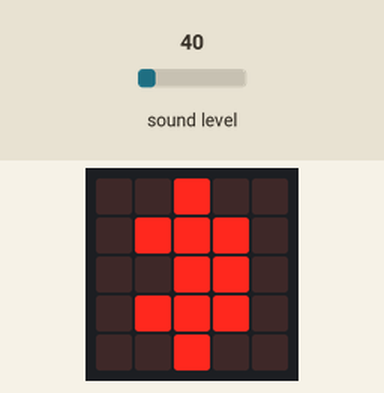
Simulated run of this program. Board: BBC micro:bit (MakeCode). Shown: the board's 5×5 LED display. The inputs (shaded band) are chosen by the test bench; at power-on: sound level 40. Random numbers come from a fixed seed.

Above: at 1.66 s.
1.7 s: sound level set to 76
4.0 s: sound level set to 85
At 4.4 s:
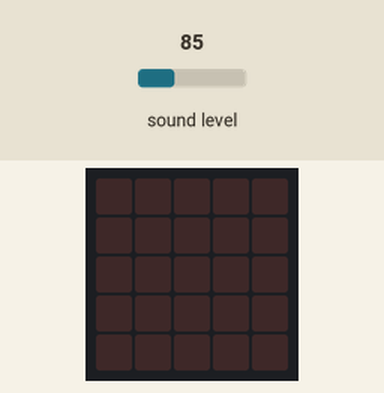
7.0 s: sound level set to 5
At 8.73 s:
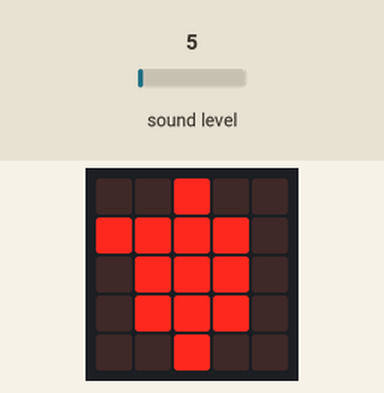
10.0 s: sound level set to 128
At 11.24 s:
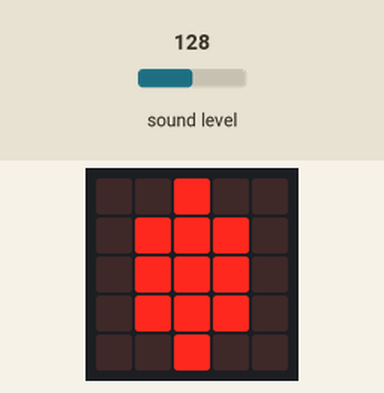
13.0 s: sound level set to 64
At 14.05 s:
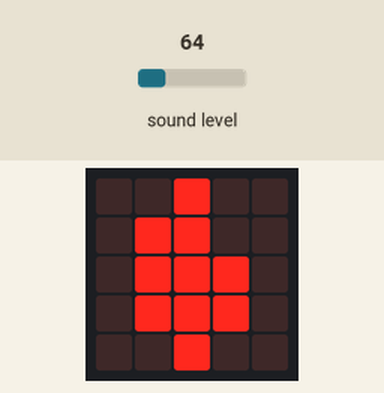

The program:

main.ts
```typescript
let y = 0
let x = 0
basic.showLeds(`
    . . # . .
    . # # # .
    . # # # .
    . # # # .
    . . # . .
    `)
basic.forever(function () {
    x = randint(0, 4)
    y = randint(0, 2)
    led.toggle(x, y)
    basic.pause(100)
    led.toggle(x, y)
    if (input.soundLevel() > 80) {
        basic.clearScreen()
        basic.pause(1000)
        basic.showLeds(`
            . . # . .
            . # # # .
            . # # # .
            . # # # .
            . . # . .
            `)
    }
})
```

test.ts
```typescript
// les proves van aquí; això no es compilarà quan aquest paquet s'usi com a extensió.
```

Measured:
- the behaviour switches between 80 and 81 on sound level (found by bisection; images 0 and 1)
- what the display in image 1 shows lasts 1.0 s, from 4.1 s to 5.1 s
- what the display in image 3 shows lasts 0.5 s, from 11.0 s to 11.5 s
